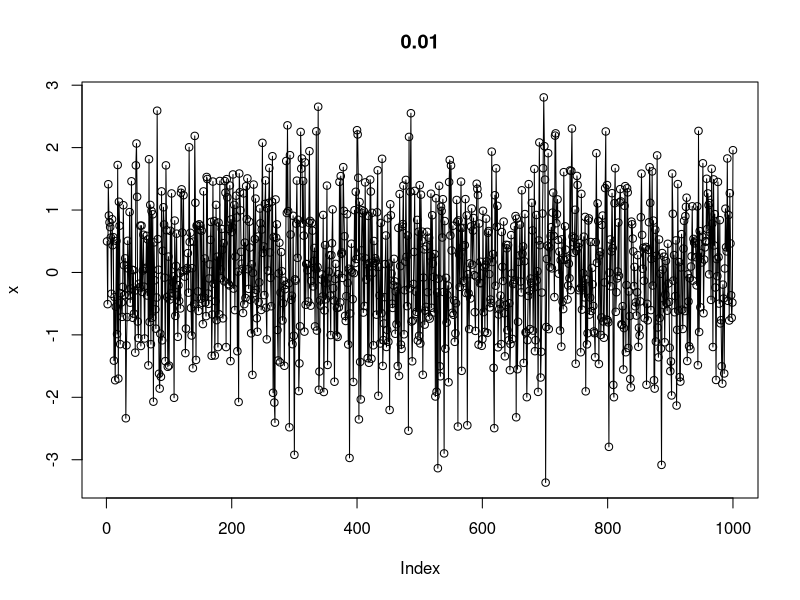
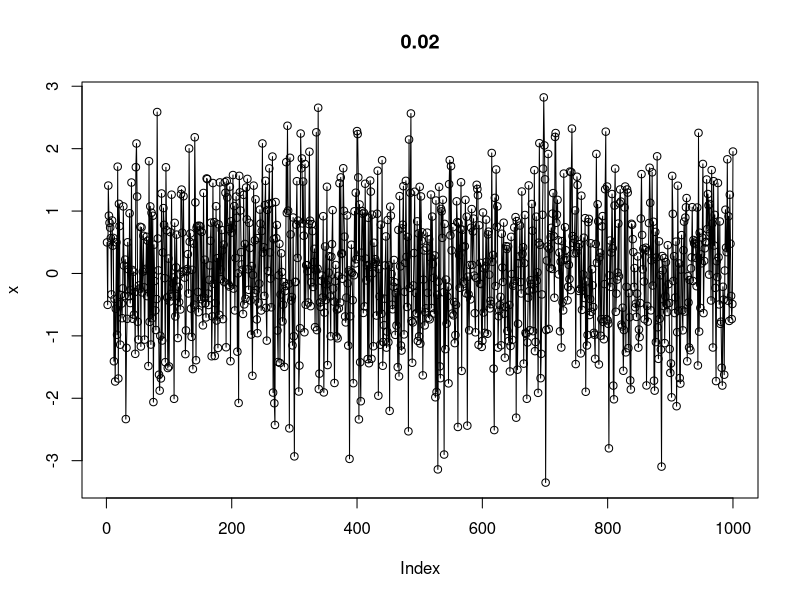
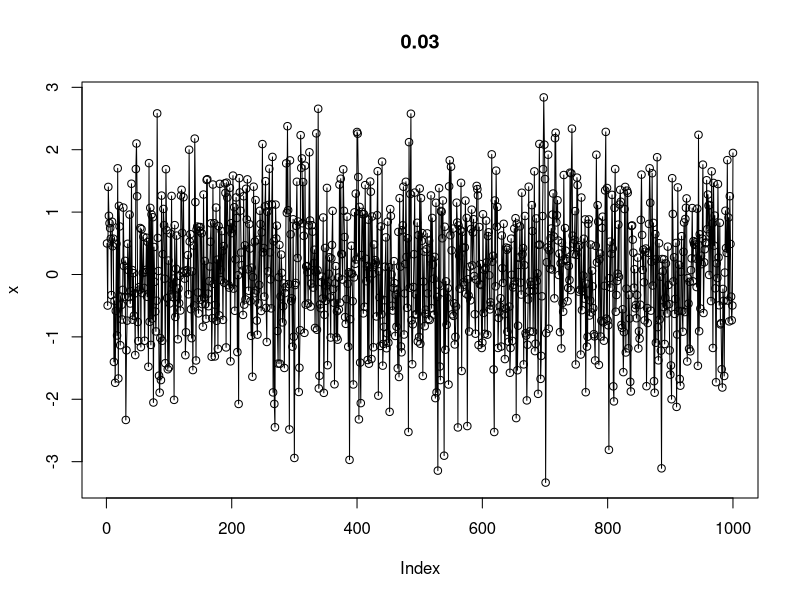
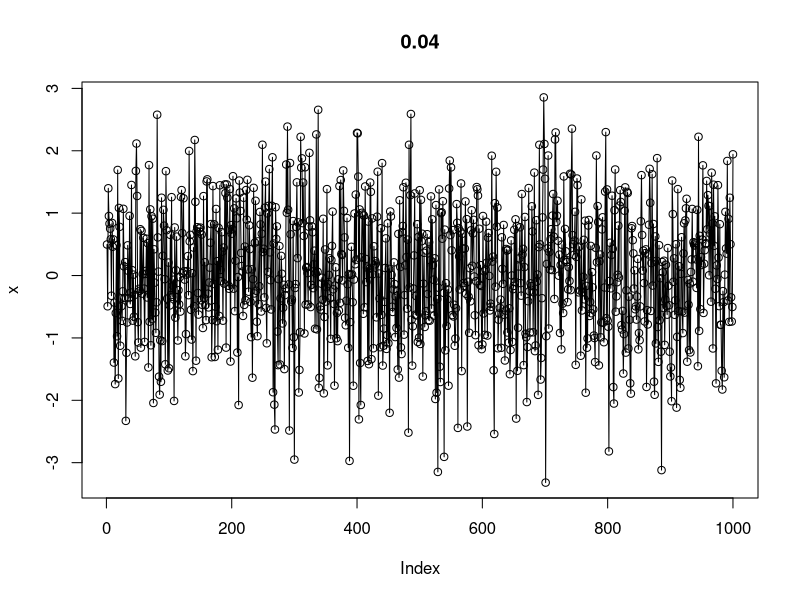
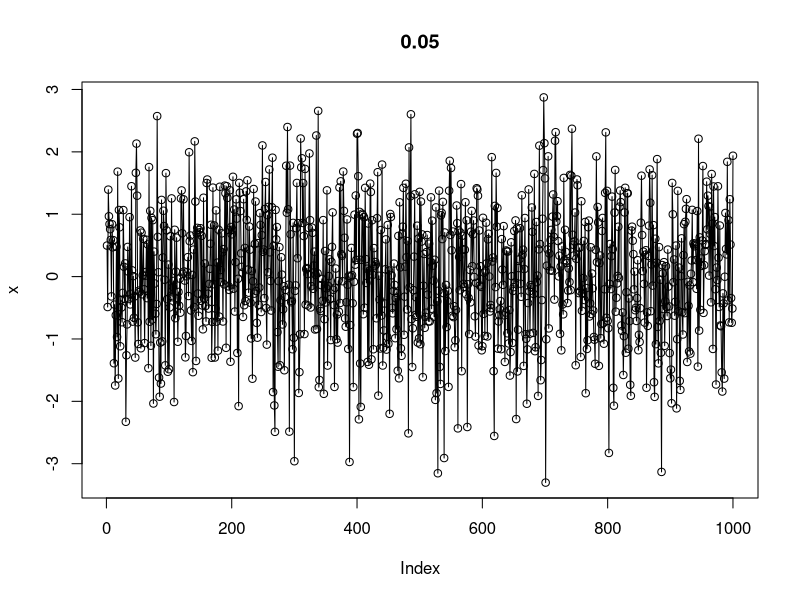
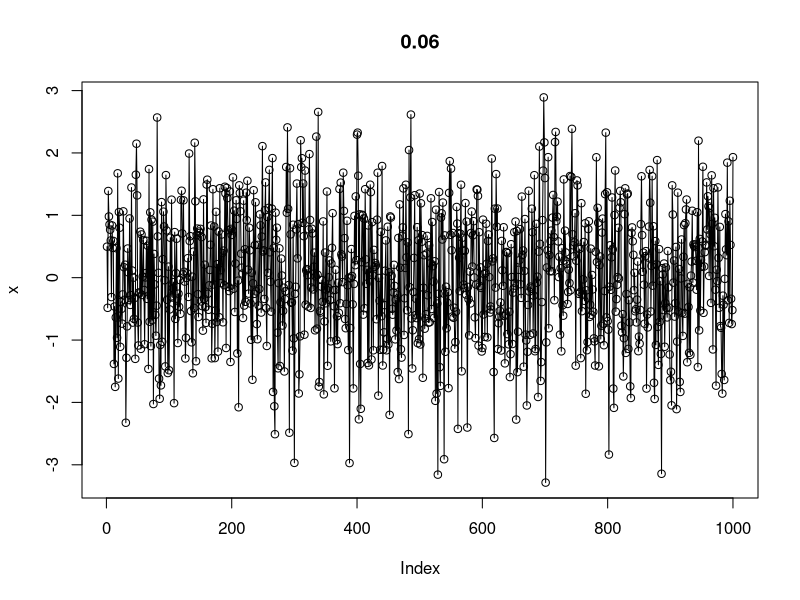
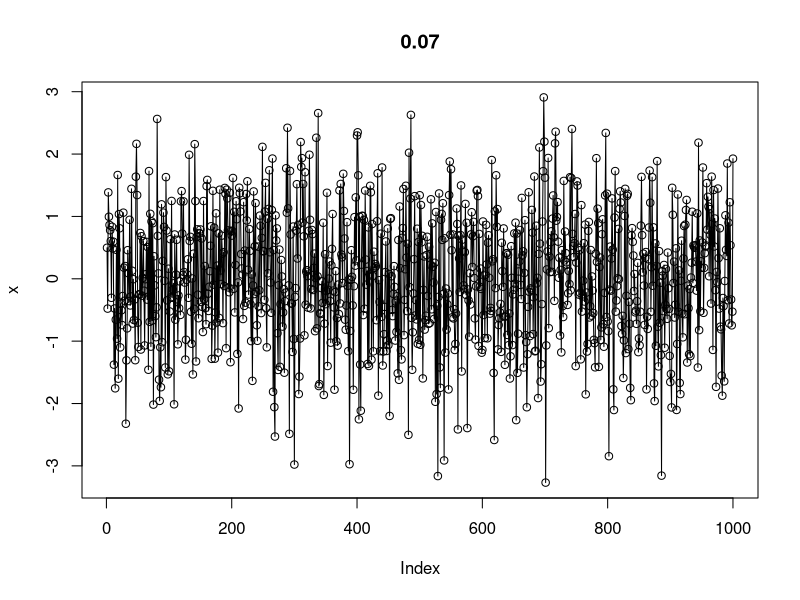
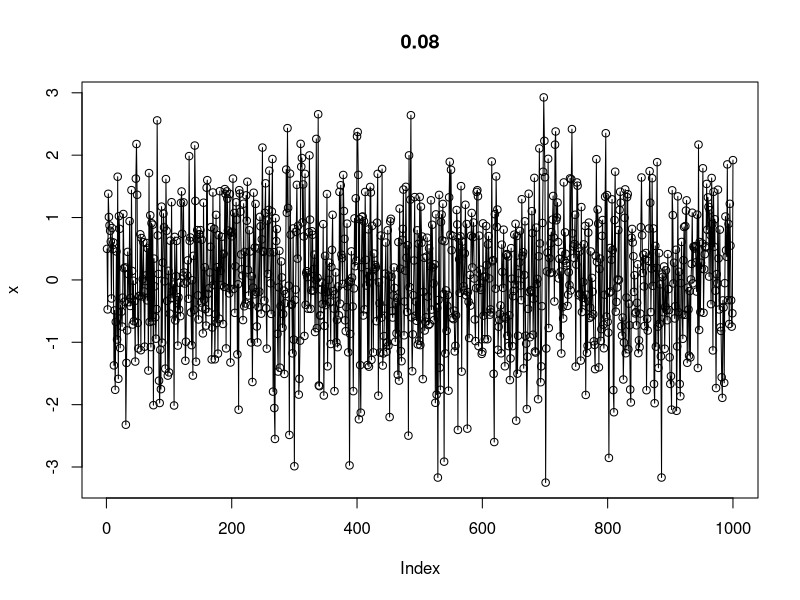

Reproduce these figures in R, in order.
# This generates plots to how the effect of increasing rho has on the single-var
# Copied from youtube comments, interesting but not otherwise relevent to my work
z = rnorm(1000) 
gen = function(rho) {
  x = numeric(length(z))
  x[1] = z[1] 
  for (i in 2:length(z)){ 
    x[i] = rho*x[i-1] + z[i]
  } 
  x } 
display = function(rho) {
  x = gen(rho)
  plot(x, main=as.character(rho)) 
  lines(x) }
for (it in 1:100) {
  display(it/100) 
  Sys.sleep(0.5) }